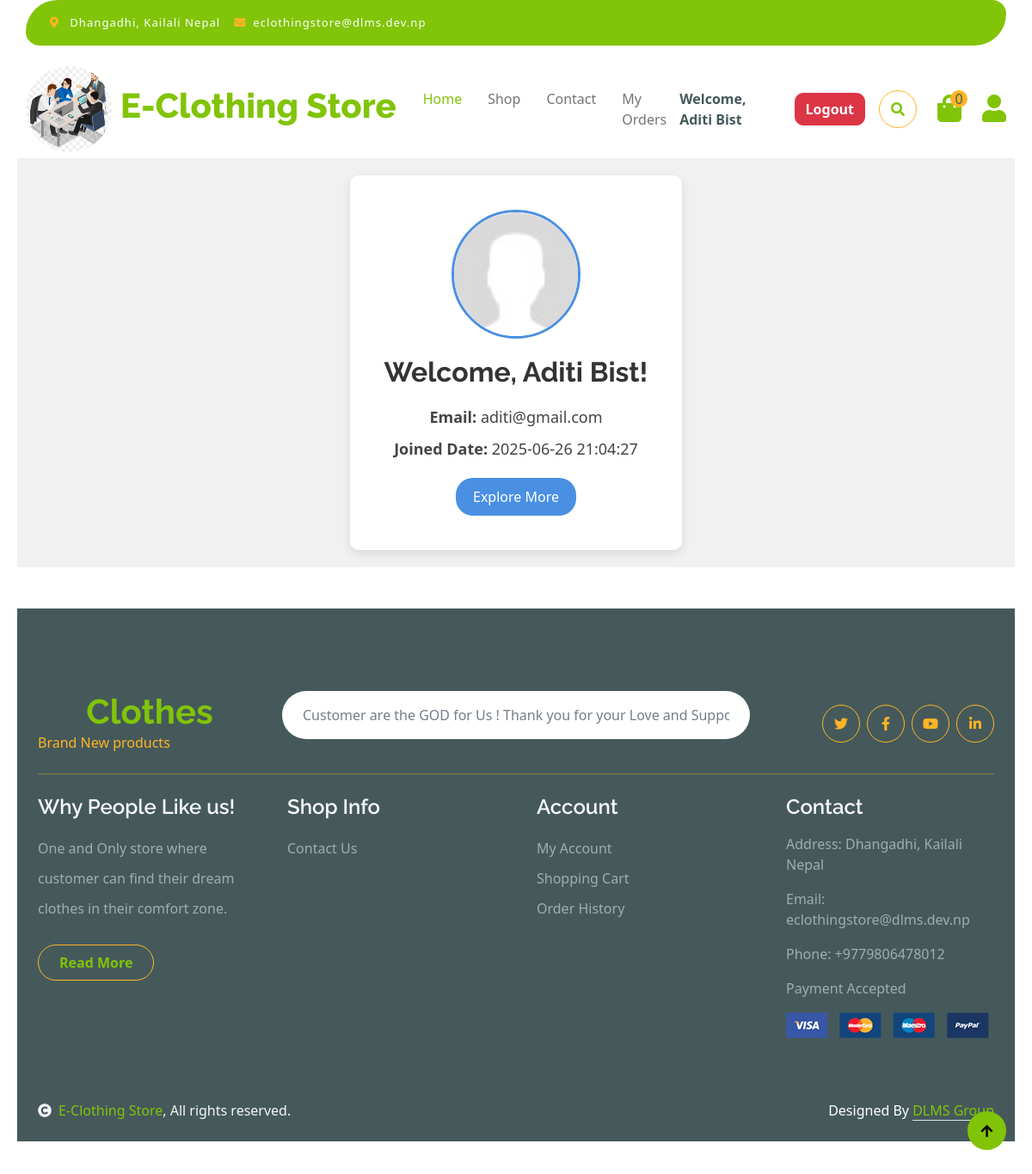
The app's page /user/myaccount.php (signed in) with its own data.
### tables this page shows
CREATE TABLE `store_settings` (
  `id` int(11) NOT NULL,
  `store_name` varchar(255) NOT NULL,
  `store_logo` varchar(255) DEFAULT NULL,
  `contact_number` varchar(50) DEFAULT NULL,
  `store_email` varchar(255) DEFAULT NULL,
  `store_address` varchar(255) DEFAULT NULL,
  `store_information` text DEFAULT NULL,
  `established_date` varchar(50) DEFAULT NULL
);

CREATE TABLE `users` (
  `id` int(11) NOT NULL,
  `name` varchar(200) NOT NULL,
  `email` varchar(100) NOT NULL,
  `password` varchar(255) NOT NULL,
  `image` varchar(255) DEFAULT NULL,
  `user_type` varchar(50) DEFAULT 'user',
  `created_at` datetime DEFAULT current_timestamp(),
  `deleted_at` datetime DEFAULT NULL
);

### user/myaccount.php (the view, shortened to what this page needs)
<?php
$con = mysqli_connect("localhost", "root", "", "E_Clothing_Store");
$user_id = $_SESSION['user_id'];
$query = "SELECT name, email, created_at, image FROM users WHERE id = '$user_id'";
$result = mysqli_query($con, $query);
if ($result && mysqli_num_rows($result) > 0) {
    $user = mysqli_fetch_assoc($result);
} else {
    echo "User details not found.";
    exit;
}
?>
<?php include("includes/header.php"); ?>
<br><br><br><br><br><br>
<main class="main-content">
    <section class="welcome-section">
        <?php if (!empty($user['image'])): ?>
            <img src="../assets/images/<?php echo htmlspecialchars($user['image']); ?>" alt="Profile Image" class="user-image">
        <?php else: ?>
            <img src="../assets/images/avatar.jpg" alt="Default Profile Image" class="user-image">
        <?php endif; ?>
        <h1>Welcome, <?php echo htmlspecialchars($user['name']); ?>!</h1>
        <div class="user-info">
            <p><strong>Email:</strong> <?php echo htmlspecialchars($user['email']); ?></p>
            <p><strong>Joined Date:</strong> <?php echo htmlspecialchars($user['created_at']); ?></p>
        </div>
        <a href="our_shop.php">
            <button class="explore-btn">Explore More</button>
        </a>
    </section>
</main>
<?php include("includes/footer.php"); ?>

### user/includes/header.php (shortened to what this page needs)
<?php
$con = mysqli_connect("localhost", "root", "", "E_Clothing_Store");
$storeName = "E-Clothing Store";
$storeAddress = "Dhangadhi,Kailali Nepal";
$storeEmail = "eclothingstore@dlms.dev.np";
$storeLogo = "";
$sql = "SELECT * FROM store_settings LIMIT 1";
$res = mysqli_query($con, $sql);
if ($row = mysqli_fetch_assoc($res)) {
    $storeName = $row['store_name'];
    $storeAddress = $row['store_address'];
    $storeEmail = $row['store_email'];
    $storeContact = $row['contact_number'];
    $storeLogo = $row['store_logo'];
}
?>
<!DOCTYPE html>
<html lang="en">
<head>
    <link rel="stylesheet" href="https://use.fontawesome.com/releases/v5.15.4/css/all.css"/>
    <link href="https://cdn.jsdelivr.net/npm/bootstrap-icons@1.4.1/font/bootstrap-icons.css" rel="stylesheet">
    <link href="../design-assets/lib/lightbox/css/lightbox.min.css" rel="stylesheet">
    <link href="../design-assets/lib/owlcarousel/assets/owl.carousel.min.css" rel="stylesheet">
    <link href="../design-assets/css/bootstrap.min.css" rel="stylesheet">
    <link href="../design-assets/css/product_details.css" rel="stylesheet">
    <link href="../design-assets/css/order_success.css" rel="stylesheet">
    <link href="../design-assets/css/myorder.css" rel="stylesheet">
    <link href="../design-assets/css/style.css" rel="stylesheet">
</head>
<body>
<div class="container-fluid fixed-top">
    <div class="container topbar bg-primary d-none d-lg-block">
        <div class="d-flex justify-content-between">
            <div class="top-info ps-2">
                <small class="me-3"><i class="fas fa-map-marker-alt me-2 text-secondary"></i> <a href="#" class="text-white"><?php echo htmlspecialchars($storeAddress); ?></a></small>
                <small class="me-3"><i class="fas fa-envelope me-2 text-secondary"></i><a href="#" class="text-white"><?php echo htmlspecialchars($storeEmail); ?></a></small>
            </div>
        </div>
    </div><br>
    <div class="container px-0">
        <nav class="navbar navbar-light bg-white navbar-expand-xl">
            <a href="./../index.php" class="navbar-brand d-flex align-items-center">
                <?php if (!empty($storeLogo)): ?>
                    <img src="./../assets/images/<?php echo htmlspecialchars($storeLogo); ?>" alt="Logo" style="height: 100px; margin-right: 10px; border-radius: 50%;">
                <?php endif; ?>
                <div>
                    <h2 class="text-primary display-6"><?php echo htmlspecialchars($storeName); ?></h2>
                </div>
            </a>
            <div class="collapse navbar-collapse bg-white" id="navbarCollapse">
                <div class="navbar-nav mx-auto">
                    <a href="./../index.php" class="nav-item nav-link active">Home</a>
                    <a href="./our_shop.php" class="nav-item nav-link">Shop</a>
                    <a href="./contact.php" class="nav-item nav-link">Contact</a>
                    <?php if (isset($_SESSION['user_id'])): ?><a href="./myorders.php" class="nav-item nav-link">My Orders</a><?php endif; ?>
                </div>
                        <div class="d-flex align-items-center gap-3">
                            <?php if (!isset($_SESSION['user_id'])): ?>
                                <a href="./Userlogin.php" class="btn btn-outline-dark">Login</a>
                            <?php else: ?>
                                <span class="text-dark fw-bold">Welcome,
                                    <?= htmlspecialchars($_SESSION['user_name']); ?></span>
                                <a href="./logout.php" class="btn btn-danger">Logout</a>
                            <?php endif; ?>
                        </div>
                    <div class="d-flex m-3 me-0">
                        <button class="btn-search btn border border-secondary btn-md-square rounded-circle bg-white me-4" data-bs-toggle="modal" data-bs-target="#searchModal"><i class="fas fa-search text-primary"></i></button>
                        <a href="./cart.php" class="position-relative me-4 my-auto">
                        <i class="fa fa-shopping-bag fa-2x"></i>
                        <span class="position-absolute bg-secondary rounded-circle d-flex align-items-center justify-content-center text-dark px-1" style="top: -5px; left: 15px; height: 20px; min-width: 20px;"> <?php echo isset($cartCount) ? $cartCount : 0; ?></span>
                    </a>
                   <?php if (isset($_SESSION['user_id'])): ?>
                        <a href="./myaccount.php" class="my-auto">
                            <i class="fas fa-user fa-2x"></i>
                        </a>
                    <?php endif; ?>
                </div>
            </div>
        </nav>
    </div>
</div>

### user/includes/footer.php (shortened to what this page needs)
<div class="container-fluid bg-dark text-white-50 footer pt-5 mt-5">
    <div class="container py-5">
        <div class="pb-4 mb-4" style="border-bottom: 1px solid rgba(226, 175, 24, 0.5);">
            <div class="row g-4">
                <div class="col-lg-3">
                    <a href="#">
                        <h1 class="text-primary mb-0">Clothes</h1>
                        <p class="text-secondary mb-0">Brand New products</p>
                    </a>
                </div>
                <div class="col-lg-6">
                    <div class="position-relative mx-auto">
                        <input class="form-control border-0 w-100 py-3 px-4 rounded-pill text-center fw-semibold"
                            type="text" value="Customer are the GOD for Us ! Thank you for your Love and Support !!"
                            readonly style="background-color: white; cursor: default;">
                    </div>
                </div>
                <div class="col-lg-3">
                    <div class="d-flex justify-content-end pt-3">
                        <a class="btn btn-outline-secondary me-2 btn-md-square rounded-circle" href="#"><i
                                class="fab fa-twitter"></i></a>
                        <a class="btn btn-outline-secondary me-2 btn-md-square rounded-circle" href="#"><i
                                class="fab fa-facebook-f"></i></a>
                        <a class="btn btn-outline-secondary me-2 btn-md-square rounded-circle" href="#"><i
                                class="fab fa-youtube"></i></a>
                        <a class="btn btn-outline-secondary btn-md-square rounded-circle" href="#"><i
                                class="fab fa-linkedin-in"></i></a>
                    </div>
                </div>
            </div>
        </div>
        <div class="row g-5">
            <div class="col-lg-3 col-md-6">
                <div class="footer-item">
                    <h4 class="text-light mb-3">Why People Like us!</h4>
                    <p class="mb-4">One and Only store where customer can find their dream clothes in their comfort
                        zone.</p>
                    <a href="#" class="btn border-secondary py-2 px-4 rounded-pill text-primary">Read More</a>
                </div>
            </div>
            <div class="col-lg-3 col-md-6">
                <div class="d-flex flex-column text-start footer-item">
                    <h4 class="text-light mb-3">Shop Info</h4>
                    <a class="btn-link" href="contact.php">Contact Us</a>
                </div>
            </div>
            <div class="col-lg-3 col-md-6">
                <div class="d-flex flex-column text-start footer-item">
                    <h4 class="text-light mb-3">Account</h4>
                    <a class="btn-link" href="./myaccount.php">My Account</a>
                    <a class="btn-link" href="./cart.php">Shopping Cart</a>
                    <a class="btn-link" href="./myorders.php">Order History</a>
                </div>
            </div>
            <div class="col-lg-3 col-md-6">
                <div class="footer-item">
                    <h4 class="text-light mb-3">Contact</h4>
                    <p>Address: <?php echo htmlspecialchars($storeAddress); ?></p>
                    <p>Email: <?php echo htmlspecialchars($storeEmail); ?></p>
                    <p>Phone: <?php echo htmlspecialchars($storeContact); ?></p>
                    <p>Payment Accepted</p>
                    <img src="../assets/images/payment.png" class="img-fluid" alt="Payment Methods">
                </div>
            </div>
        </div>
    </div>
</div>
<div class="container-fluid copyright bg-dark py-4">
    <div class="container">
        <div class="row">
            <div class="col-md-6 text-center text-md-start mb-3 mb-md-0">
                <span class="text-light">
                    <a href="#"><i
                            class="fas fa-copyright text-light me-2"></i><?php echo htmlspecialchars($storeName); ?></a>,
                    All rights reserved.
                </span>
            </div>
            <div class="col-md-6 my-auto text-center text-md-end text-white">
                Designed By <a class="border-bottom" href="#">DLMS Group</a>
            </div>
        </div>
    </div>
</div>
<a href="#" class="btn btn-primary border-3 border-primary rounded-circle back-to-top"><i
        class="fa fa-arrow-up"></i></a>

### design-assets/css/product_details.css (style rules this page uses)
body { font-family: 'Segoe UI', sans-serif; background-color: #f8f9fa; }

### design-assets/css/order_success.css (style rules this page uses)
body { margin: 0; padding: 0; background: #fff; font-family: 'Arial', sans-serif; color: #212529; min-height: 100vh; }

### design-assets/css/myorder.css (style rules this page uses)
body { background-color: #fff; font-family: 'Segoe UI', Tahoma, Geneva, Verdana, sans-serif; padding: 40px 20px; color: #1f4635; }
h1 { font-weight: 700; color: #2e7031; margin-bottom: 2rem; text-align: center; }

### design-assets/css/style.css (style rules this page uses)
.back-to-top { position: fixed; right: 30px; bottom: 30px; display: flex; width: 45px; height: 45px; align-items: center; justify-content: center; transition: 0.5s; z-index: 99; }
.btn { font-weight: 600; transition: .5s; }
.btn-md-square { width: 44px; height: 44px; }
.btn-square, .btn-sm-square, .btn-md-square, .btn-lg-square { padding: 0; display: flex; align-items: center; justify-content: center; font-weight: normal; }
.btn.border-secondary { transition: 0.5s; }
.fixed-top { transition: 0.5s; background: var(--bs-white); border: 0; }
.topbar { padding: 20px; border-radius: 230px 100px; }
.topbar .top-info { font-size: 15px; line-height: 0; letter-spacing: 1px; display: flex; align-items: center; }
.navbar .navbar-nav .nav-link { padding: 10px 15px; font-size: 16px; transition: .5s; }
.navbar { height: 100px; border-bottom: 1px solid rgba(255, 255, 255, .1); }
.navbar .navbar-nav .nav-link:hover, .navbar .navbar-nav .nav-link.active, .fixed-top.bg-white .navbar .navbar-nav .nav-link:hover, .fixed-top.bg-white .navbar .navbar-nav .nav-link.active { color: var(--bs-primary); }
.footer .footer-item .btn-link { line-height: 35px; color: rgba(255, 255, 255, .5); transition: 0.5s; }
.footer .footer-item p.mb-4 { line-height: 35px; }

### user/myaccount.php (style rules this page uses)
.main-content { flex: 1; display: flex; justify-content: center; align-items: center; padding: 20px; background: #f1f1f1; }
.welcome-section { text-align: center; max-width: 700px; background-color: #fff; padding: 40px; border-radius: 10px; box-shadow: 0 4px 12px rgba(0, 0, 0, 0.1); }
.welcome-section h1 { font-size: 32px; margin-bottom: 20px; color: #333; }
.user-image { width: 150px; height: 150px; border-radius: 50%; object-fit: cover; margin-bottom: 20px; border: 3px solid #4a90e2; }
.user-info { text-align: left; margin: 20px 0; }
.user-info p { font-size: 18px; color: #444; margin: 10px 0; text-align: center; }
.explore-btn { background-color: #4a90e2; color: #fff; border: none; padding: 10px 20px; border-radius: 20px; font-size: 16px; cursor: pointer; transition: background-color 0.3s; }

### records on screen
store_settings: store_address "Dhangadhi, Kailali Nepal", store_email "eclothingstore@dlms.dev.np", store_logo (picture), store_name "E-Clothing Store", contact_number "+9779806478012"
users: image (placeholder picture), name "Aditi Bist", email "aditi@gmail.com", created_at "2025-06-26 21:04:27"

### other values on screen
$_SESSION['user_name'] "Aditi Bist"
